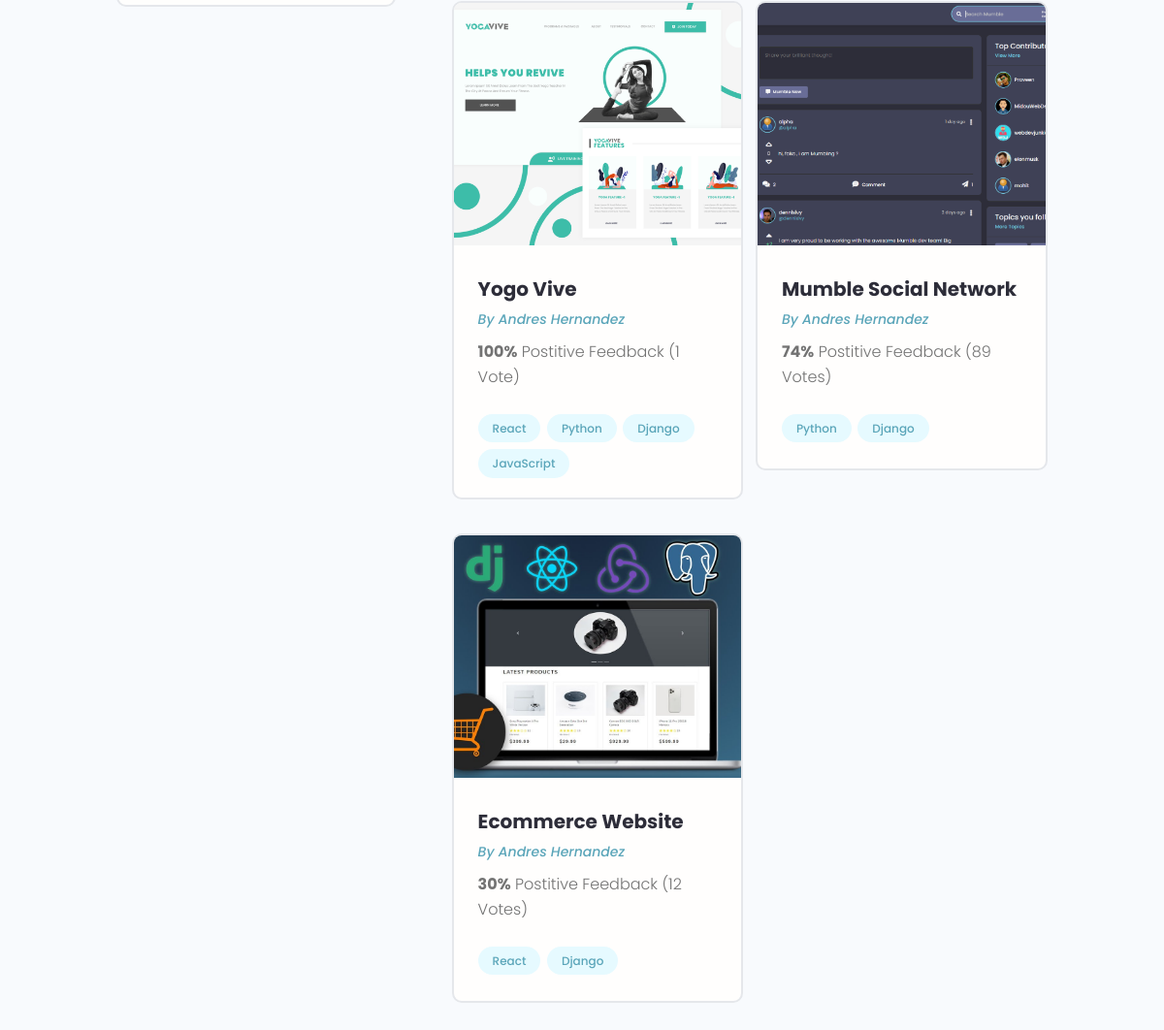
Before: /user-profile/b58a8211-f027-49b2-9419-0c0cee45ea7c/ (lower part) with the older database file.
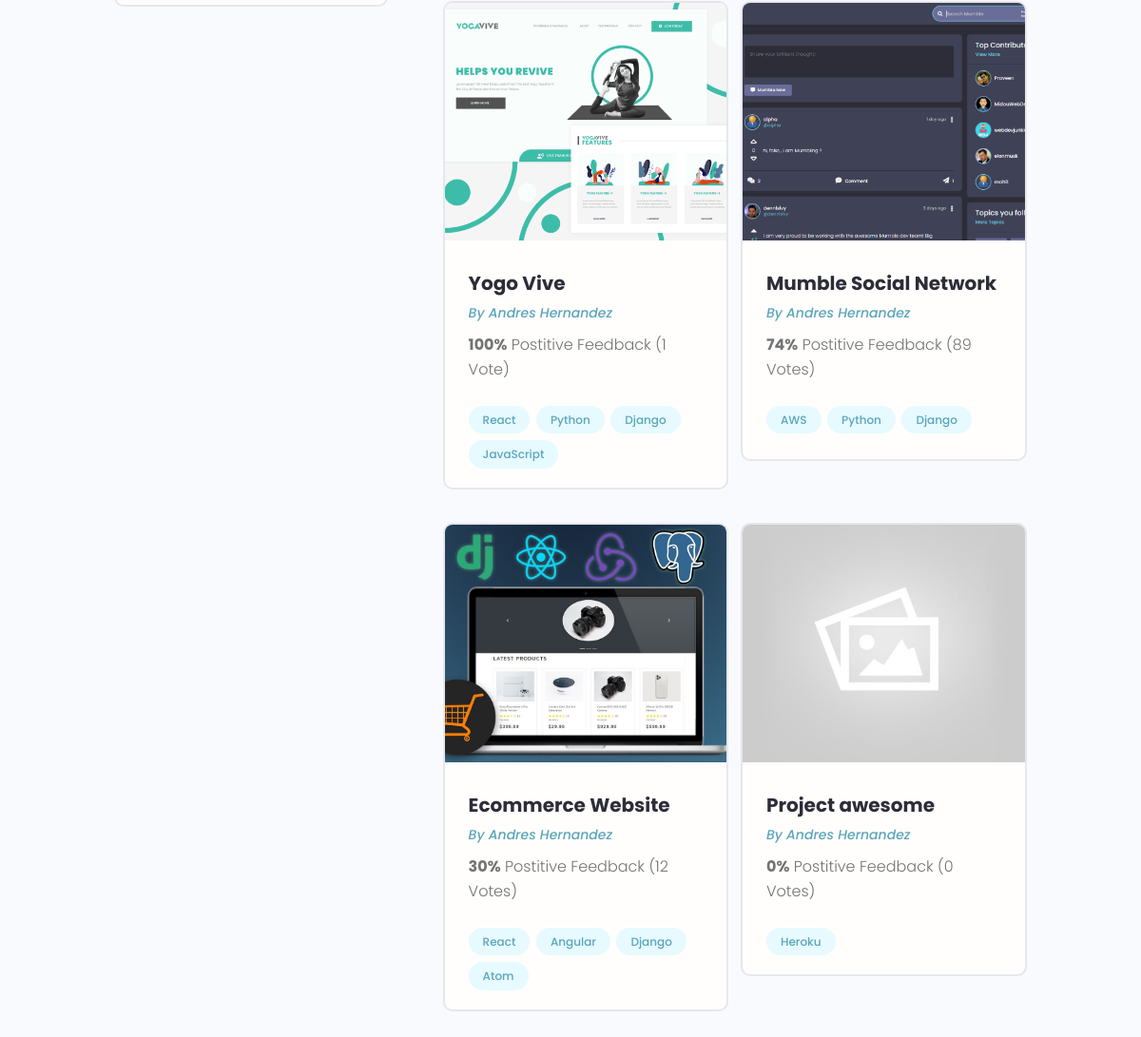
After: the same page with the newer database file.
### projects/models.py (models this page shows, shortened)
class Project(models.Model):
    owner = models.ForeignKey(Profile, null=True, blank=True, on_delete=models.CASCADE)
    title = models.CharField(max_length=200)
    description = models.TextField(null=True, blank=True) # null is for the DB and blank is for the
    featured_image = models.ImageField(null=True, blank=True, upload_to='projects/', default="default.jpg")
    demo_link = models.CharField(max_length=2000, null=True, blank=True)
    source_link = models.CharField(max_length=2000, null=True, blank=True)
    tags = models.ManyToManyField('Tag', blank=True)
    vote_total = models.IntegerField(default=0, null=True, blank=True)
    vote_ratio = models.IntegerField(default=0, null=True, blank=True)
    created = models.DateTimeField(auto_now_add=True)
    id = models.UUIDField(default=uuid.uuid4, unique=True, primary_key=True, editable=False)
    class Meta:
        ordering = ['-vote_ratio', '-vote_total', 'title']
    @property
    def imageUrl(self):
        try:
            url = self.featured_image.url
        except:
            url = ''
        return url

class Tag(models.Model):
    name = models.CharField(max_length=200)
    created = models.DateTimeField(auto_now_add=True)
    id = models.UUIDField(default=uuid.uuid4, unique=True, primary_key=True, editable=False)
    def __str__(self) -> str:
        return self.name

### users/models.py (models this page shows, shortened)
class Profile(models.Model):
    user = models.OneToOneField(User, on_delete=models.CASCADE, null=True, blank=True)
    name = models.CharField(max_length=200, blank=True, null=True)
    email = models.EmailField(max_length=300, blank=True, null=True)
    username = models.CharField(max_length=200, blank=True, null=True)
    location = models.CharField(max_length=200, blank=True, null=True)
    short_intro = models.CharField(max_length=200, blank=True, null=True)
    bio = models.TextField(blank=True, null=True)
    profile_image = models.ImageField(null=True, blank=True, upload_to= 'profiles/', default='profiles/user-default.png')
    social_github = models.CharField(max_length=200, blank=True, null=True)
    social_twitter = models.CharField(max_length=200, blank=True, null=True)
    social_linkedin = models.CharField(max_length=200, blank=True, null=True)
    social_youtube = models.CharField(max_length=200, blank=True, null=True)
    social_website = models.CharField(max_length=200, blank=True, null=True)
    created = models.DateTimeField(auto_now_add=True)
    id = models.UUIDField(default=uuid.uuid4, unique=True, primary_key=True, editable=False)
    class Meta:
        ordering = ['-created']
    @property
    def imageUrl(self):
        try:
            url = self.profile_image.url
        except:
            url = ''
        return url

### users/views.py (the view)
# urls.py: path('user-profile/<str:pk>/', views.userProfile, name='user-profile'),
def userProfile(request, pk):
    profile = Profile.objects.get(id=pk)
    topSkills = profile.skill_set.exclude(description__exact="")
    otherSkills = profile.skill_set.filter(description="")
    context = {'profile':profile, 'topSkills':topSkills, 'otherSkills': otherSkills}
    return render(request, 'users/user-profile.html', context)

### users/models.py (called while the page is built)
    def __str__(self) -> str:
        return str(self.name)

### users/templates/users/user-profile.html (shortened to what this page needs)
{% extends 'main.html' %}
{% block content %}
<main class="profile my-md">
    <div class="container">
      <div class="layout">
        <div class="column column--1of3">
          <div class="card text-center">
            <div class="card__body dev">
            </div>
          </div>
        </div>
        <div class="column column--2of3">
          <div class="devInfo">
            <div class="grid grid--two">
                {% for project in profile.project_set.all %}
              <div class="column">
                <div class="card project">
                  <a href="{% url 'project' project.id %}" class="project">
                    <img class="project__thumbnail" src="{{project.imageUrl}}" alt="project thumbnail" />
                    <div class="card__body">
                      <h3 class="project__title">{{ project.title }}</h3>
                      <p><a class="project__author" href="{% url 'user-profile' project.owner.id %}">By {{ project.owner.name }}</a></p>
                      <p class="project--rating">
                        <span style="font-weight: bold;">{{project.vote_ratio}}%</span> Postitive
                        Feedback ({{project.vote_total}} Vote{{project.vote_total|pluralize:"s"}})
                      </p>
                      <div class="project__tags">
                          {% for tag in project.tags.all %}
                        <span class="tag tag--pill tag--main">
                            <small>{{tag}}</small>
                        </span>
                          {% endfor %}
                      </div>
                    </div>
                  </a>
                </div>
              </div>
              {% endfor %}
            </div>
          </div>
        </div>
      </div>
    </div>
  </main>
{% endblock %}

### templates/main.html (shortened to what this page needs)
<!DOCTYPE html>
{% load static %}
<html lang="en">
<head>
    <link rel="stylesheet" href="https://cdn.iconmonstr.com/1.3.0/css/iconmonstr-iconic-font.min.css" />
    <link rel="stylesheet" href="{% static 'uikit/styles/uikit.css' %}" />
    <link rel="stylesheet" href="{% static 'styles/app.css' %}" />
</head>
<body>
    {% block content %}
    {% endblock content %}
</body>
</html>

### templates/nav-bar.html (shortened to what this page needs)
{% load static %}

### static/styles/app.css (style rules this page uses)
:root { --color-sub: #2d2d39; }
.card { border: 2px solid var(--color-light); }
img { width: 100%; }
.profile .card > .dev { padding: 4rem; }
.devInfo { margin-bottom: 3rem; }
.project__author { font-size: 1.4rem; font-style: italic; }
.project--rating { margin-bottom: 1.6em; margin-top: .5em; }
.project__thumbnail { height: 25rem; object-fit: cover; object-position: top center; }
.project__title { font-size: 2rem; font-weight: 700; color: var(--color-sub); }

### static/uikit/styles/modules/_variables.css (style rules this page uses)
:root { --color-main: #5aa5b9; --color-main-light: #e6faff; --color-sub: #3f4156; --color-sub-light: #51546e; --color-sub-lighter: #ededfd; --color-text: #737373; --color-gray: #8b8b8b; --color-light: #e5e7eb; --color-light-gray: #767676; --color-bg: #f8fafd; --color-white: #fffefd; --color-white-light: #f3f3f3; --color-success: #359e64; --color-success-bg: #def8e8; --color-error: #fc4b0b; --color-error-bg: #fff2ee; --font-base: 'Poppins', arial, helvetica, 'Segoe UI', roboto, ubuntu, sans-serif; --font-monospace: 'Fira Code', 'Courier New', courier, monospace; --font-regular: 300; --font-medium: 500; --font-bold: 700; --generic-shadow: 1px 1px 5px #00000010; --generic-transition: all 0.3s ease-in-out; }

### static/uikit/styles/modules/_base.css (style rules this page uses)
* { margin: 0; padding: 0; box-sizing: border-box; text-rendering: optimizeLegibility; color: inherit; font-size: inherit; }
html { font-size: 50%; }
@media only screen and (min-width: 480px) { html { font-size: 56.25%; } }
@media only screen and (min-width: 1200px) { html { font-size: 62.5%; } }
body { line-height: 1.6; font-weight: 400; font-size: 1.5rem; color: var(--color-text); background-color: var(--color-bg); min-height: 100vh; }

### static/uikit/styles/modules/_typography.css (style rules this page uses)
* { font-family: var(--font-base); }
h3 { font-size: 3.2rem; font-weight: var(--font-medium); }
p, span, strong { font-size: 1.6rem; color: var(--color-text); font-weight: var(--font-regular); }
a { padding-bottom: 2px; text-decoration: none; display: inline-block; color: var(--color-main); font-weight: var(--font-medium); }

### static/uikit/styles/modules/_utilities.css (style rules this page uses)
.container { width: 92%; max-width: 165rem; margin: 0 auto; box-sizing: border-box; }
@media screen and (min-width: 1000px) { .container { width: 90%; } }
@media screen and (min-width: 1200px) { .container { width: 80%; } }
.text-center { text-align: center; }
.my-md { margin: 3rem auto; }

### static/uikit/styles/modules/_card.css (style rules this page uses)
.card { border-radius: 1rem; background-color: var(--color-white); border: 1.5px solid var(--color-light); width: auto; height: auto; margin-top: 0.5rem; margin-bottom: 0.5rem; overflow: hidden; }
.card__body, .card__header { padding: 2rem 2.5rem; }

### static/uikit/styles/modules/_tag.css (style rules this page uses)
.tag { display: inline-flex; align-items: center; background-color: var(--color-sub); height: -webkit-fit-content; height: -moz-fit-content; height: fit-content; width: -webkit-fit-content; width: -moz-fit-content; width: fit-content; border-radius: 0.5rem; padding: 0.5rem 1.5rem; font-size: 1.2rem; cursor: pointer; }
.tag:not(:last-child) { margin-right: 0.25rem; margin-bottom: 0.75rem; }
.tag > small { color: var(--color-white); }
.tag--pill { border-radius: 5rem; }
.tag--main, .tag--main > small { background: var(--color-main-light); color: var(--color-main); font-weight: 500; }

### static/uikit/styles/modules/_grid.css (style rules this page uses)
.grid { display: flex; flex-wrap: wrap; justify-content: flex-start; align-items: stretch; }
.grid > .column { min-width: 28rem; margin-bottom: 2.5rem; }
.grid--two > .column { flex-basis: 100%; }
@media screen and (min-width: 800px) { .grid--two { margin-right: -2%; } }
@media screen and (min-width: 800px) { .grid--two > .column { margin-right: 2%; } }
@media screen and (min-width: 800px) { .grid--two > .column { flex-basis: 48%; } }

### static/uikit/styles/modules/_layout.css (style rules this page uses)
.layout { display: flex; flex-flow: row wrap; justify-content: space-between; }
.layout > .column { margin-bottom: 3rem; }
.layout > .column.column--1of3 { flex-basis: 30%; }
.layout > .column.column--2of3 { flex-basis: 64%; }

Changed rows visible on the page:
added Tag: name "AWS", shown under Project "Mumble Social Network"
added Tag: name "Angular", shown under Project "Ecommerce Website"
added Tag: name "Atom", shown under Project "Ecommerce Website"
added Project: imageUrl (placeholder picture), title "Project awesome", owner.name "Andres Hernandez", vote_ratio "0", vote_total "0"
added Tag: name "Heroku", shown under "Project awesome"
